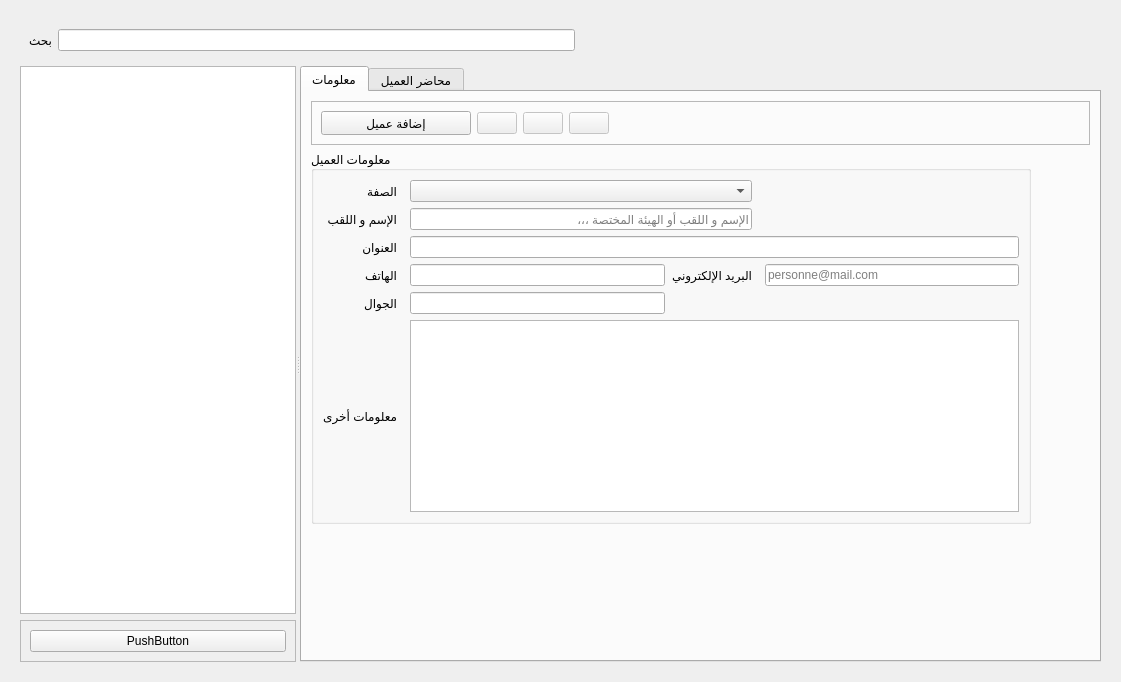
<?xml version="1.0" encoding="UTF-8"?>
<ui version="4.0">
 <class>page_clients</class>
 <widget class="QWidget" name="page_clients">
  <property name="geometry">
   <rect>
    <x>0</x>
    <y>0</y>
    <width>1121</width>
    <height>682</height>
   </rect>
  </property>
  <property name="windowTitle">
   <string>Form</string>
  </property>
  <layout class="QHBoxLayout" name="horizontalLayout">
   <item>
    <widget class="QWidget" name="widget_main" native="true">
     <property name="sizePolicy">
      <sizepolicy hsizetype="Expanding" vsizetype="Preferred">
       <horstretch>0</horstretch>
       <verstretch>0</verstretch>
      </sizepolicy>
     </property>
     <layout class="QVBoxLayout" name="verticalLayout_2">
      <property name="spacing">
       <number>0</number>
      </property>
      <property name="leftMargin">
       <number>0</number>
      </property>
      <property name="topMargin">
       <number>0</number>
      </property>
      <property name="rightMargin">
       <number>0</number>
      </property>
      <property name="bottomMargin">
       <number>0</number>
      </property>
      <item>
       <widget class="QWidget" name="widget" native="true">
        <property name="sizePolicy">
         <sizepolicy hsizetype="Expanding" vsizetype="Preferred">
          <horstretch>0</horstretch>
          <verstretch>0</verstretch>
         </sizepolicy>
        </property>
        <layout class="QVBoxLayout" name="verticalLayout_3">
         <item>
          <widget class="QWidget" name="widget_header" native="true">
           <property name="sizePolicy">
            <sizepolicy hsizetype="Preferred" vsizetype="Fixed">
             <horstretch>0</horstretch>
             <verstretch>0</verstretch>
            </sizepolicy>
           </property>
           <layout class="QHBoxLayout" name="horizontalLayout_2">
            <item>
             <widget class="QLabel" name="label">
              <property name="text">
               <string>بحث</string>
              </property>
             </widget>
            </item>
            <item>
             <widget class="QLineEdit" name="le_find">
              <property name="placeholderText">
               <string/>
              </property>
              <property name="clearButtonEnabled">
               <bool>true</bool>
              </property>
             </widget>
            </item>
            <item>
             <spacer name="horizontalSpacer_2">
              <property name="orientation">
               <enum>Qt::Orientation::Horizontal</enum>
              </property>
              <property name="sizeHint" stdset="0">
               <size>
                <width>40</width>
                <height>20</height>
               </size>
              </property>
             </spacer>
            </item>
           </layout>
          </widget>
         </item>
         <item>
          <widget class="QSplitter" name="splitter">
           <property name="orientation">
            <enum>Qt::Orientation::Horizontal</enum>
           </property>
           <widget class="QWidget" name="">
            <layout class="QVBoxLayout" name="verticalLayout">
             <item>
              <widget class="QTableView" name="tableView_client">
               <property name="editTriggers">
                <set>QAbstractItemView::EditTrigger::NoEditTriggers</set>
               </property>
               <property name="alternatingRowColors">
                <bool>true</bool>
               </property>
               <property name="selectionMode">
                <enum>QAbstractItemView::SelectionMode::SingleSelection</enum>
               </property>
               <property name="selectionBehavior">
                <enum>QAbstractItemView::SelectionBehavior::SelectRows</enum>
               </property>
               <property name="sortingEnabled">
                <bool>true</bool>
               </property>
              </widget>
             </item>
             <item>
              <widget class="QFrame" name="frame">
               <property name="frameShape">
                <enum>QFrame::Shape::StyledPanel</enum>
               </property>
               <property name="frameShadow">
                <enum>QFrame::Shadow::Raised</enum>
               </property>
               <layout class="QHBoxLayout" name="horizontalLayout_3">
                <item>
                 <widget class="QPushButton" name="pushButton">
                  <property name="text">
                   <string>PushButton</string>
                  </property>
                 </widget>
                </item>
               </layout>
              </widget>
             </item>
            </layout>
           </widget>
           <widget class="QTabWidget" name="tabWidget">
            <property name="currentIndex">
             <number>0</number>
            </property>
            <widget class="QWidget" name="tab_client">
             <attribute name="title">
              <string>معلومات</string>
             </attribute>
             <layout class="QVBoxLayout" name="verticalLayout_4">
              <item>
               <widget class="QFrame" name="frame_3">
                <property name="frameShape">
                 <enum>QFrame::Shape::StyledPanel</enum>
                </property>
                <property name="frameShadow">
                 <enum>QFrame::Shadow::Raised</enum>
                </property>
                <layout class="QHBoxLayout" name="horizontalLayout_11">
                 <item>
                  <widget class="QPushButton" name="pb_add">
                   <property name="minimumSize">
                    <size>
                     <width>150</width>
                     <height>24</height>
                    </size>
                   </property>
                   <property name="maximumSize">
                    <size>
                     <width>300</width>
                     <height>32</height>
                    </size>
                   </property>
                   <property name="styleSheet">
                    <string notr="true"/>
                   </property>
                   <property name="text">
                    <string>إضافة عميل</string>
                   </property>
                   <property name="icon">
                    <iconset resource="ui.resources.qrc">
                     <normaloff>:/icons/icons/add_white.svg</normaloff>:/icons/icons/add_white.svg</iconset>
                   </property>
                   <property name="iconSize">
                    <size>
                     <width>16</width>
                     <height>16</height>
                    </size>
                   </property>
                  </widget>
                 </item>
                 <item>
                  <widget class="QPushButton" name="pb_save">
                   <property name="enabled">
                    <bool>false</bool>
                   </property>
                   <property name="text">
                    <string/>
                   </property>
                   <property name="icon">
                    <iconset resource="ui.resources.qrc">
                     <normaloff>:/icons/icons/save.png</normaloff>:/icons/icons/save.png</iconset>
                   </property>
                   <property name="iconSize">
                    <size>
                     <width>24</width>
                     <height>24</height>
                    </size>
                   </property>
                   <property name="autoDefault">
                    <bool>true</bool>
                   </property>
                   <property name="flat">
                    <bool>false</bool>
                   </property>
                  </widget>
                 </item>
                 <item>
                  <widget class="QPushButton" name="pb_edit">
                   <property name="enabled">
                    <bool>false</bool>
                   </property>
                   <property name="text">
                    <string/>
                   </property>
                   <property name="icon">
                    <iconset resource="ui.resources.qrc">
                     <normaloff>:/icons/icons/edit.svg</normaloff>:/icons/icons/edit.svg</iconset>
                   </property>
                   <property name="iconSize">
                    <size>
                     <width>24</width>
                     <height>24</height>
                    </size>
                   </property>
                   <property name="flat">
                    <bool>false</bool>
                   </property>
                  </widget>
                 </item>
                 <item>
                  <widget class="QPushButton" name="pb_delete">
                   <property name="enabled">
                    <bool>false</bool>
                   </property>
                   <property name="text">
                    <string/>
                   </property>
                   <property name="icon">
                    <iconset resource="ui.resources.qrc">
                     <normaloff>:/icons/icons/trash.svg</normaloff>:/icons/icons/trash.svg</iconset>
                   </property>
                   <property name="iconSize">
                    <size>
                     <width>24</width>
                     <height>24</height>
                    </size>
                   </property>
                   <property name="autoDefault">
                    <bool>true</bool>
                   </property>
                   <property name="flat">
                    <bool>false</bool>
                   </property>
                  </widget>
                 </item>
                 <item>
                  <spacer name="horizontalSpacer">
                   <property name="orientation">
                    <enum>Qt::Orientation::Horizontal</enum>
                   </property>
                   <property name="sizeHint" stdset="0">
                    <size>
                     <width>40</width>
                     <height>20</height>
                    </size>
                   </property>
                  </spacer>
                 </item>
                </layout>
               </widget>
              </item>
              <item>
               <widget class="QGroupBox" name="groupBox_2">
                <property name="sizePolicy">
                 <sizepolicy hsizetype="Fixed" vsizetype="Preferred">
                  <horstretch>0</horstretch>
                  <verstretch>0</verstretch>
                 </sizepolicy>
                </property>
                <property name="minimumSize">
                 <size>
                  <width>720</width>
                  <height>0</height>
                 </size>
                </property>
                <property name="maximumSize">
                 <size>
                  <width>720</width>
                  <height>16777215</height>
                 </size>
                </property>
                <property name="title">
                 <string>معلومات العميل</string>
                </property>
                <layout class="QGridLayout" name="gridLayout">
                 <item row="2" column="0">
                  <widget class="QLabel" name="label_11">
                   <property name="text">
                    <string>العنوان</string>
                   </property>
                  </widget>
                 </item>
                 <item row="4" column="1">
                  <layout class="QHBoxLayout" name="horizontalLayout_7">
                   <property name="spacing">
                    <number>0</number>
                   </property>
                   <item>
                    <widget class="QLabel" name="error_mobile">
                     <property name="text">
                      <string/>
                     </property>
                    </widget>
                   </item>
                   <item>
                    <widget class="QLineEdit" name="le_mobile">
                     <property name="inputMask">
                      <string>9999 99 99 99</string>
                     </property>
                     <property name="placeholderText">
                      <string>9999 99 99 99</string>
                     </property>
                    </widget>
                   </item>
                  </layout>
                 </item>
                 <item row="0" column="1" colspan="2">
                  <layout class="QHBoxLayout" name="horizontalLayout_4">
                   <property name="spacing">
                    <number>0</number>
                   </property>
                   <item>
                    <widget class="QLabel" name="error_legal_status">
                     <property name="text">
                      <string/>
                     </property>
                    </widget>
                   </item>
                   <item>
                    <widget class="QComboBox" name="cb_legal_status">
                     <property name="sizePolicy">
                      <sizepolicy hsizetype="Expanding" vsizetype="Fixed">
                       <horstretch>0</horstretch>
                       <verstretch>0</verstretch>
                      </sizepolicy>
                     </property>
                     <property name="placeholderText">
                      <string>تحـديد الصفة ،،،</string>
                     </property>
                    </widget>
                   </item>
                  </layout>
                 </item>
                 <item row="7" column="0">
                  <widget class="QLabel" name="label_9">
                   <property name="text">
                    <string>معلومات أخرى</string>
                   </property>
                  </widget>
                 </item>
                 <item row="1" column="1" colspan="2">
                  <layout class="QHBoxLayout" name="horizontalLayout_5">
                   <property name="spacing">
                    <number>0</number>
                   </property>
                   <item>
                    <widget class="QLabel" name="error_full_name">
                     <property name="text">
                      <string/>
                     </property>
                    </widget>
                   </item>
                   <item>
                    <widget class="QLineEdit" name="le_full_name">
                     <property name="placeholderText">
                      <string>الإسم و اللقب أو الهيئة المختصة ،،،</string>
                     </property>
                    </widget>
                   </item>
                  </layout>
                 </item>
                 <item row="0" column="0">
                  <widget class="QLabel" name="label_12">
                   <property name="text">
                    <string>الصفة</string>
                   </property>
                  </widget>
                 </item>
                 <item row="3" column="2">
                  <widget class="QLabel" name="label_10">
                   <property name="text">
                    <string>البريد الإلكتروني</string>
                   </property>
                  </widget>
                 </item>
                 <item row="1" column="0">
                  <widget class="QLabel" name="label_15">
                   <property name="text">
                    <string>الإسم و اللقب</string>
                   </property>
                  </widget>
                 </item>
                 <item row="4" column="0">
                  <widget class="QLabel" name="label_14">
                   <property name="text">
                    <string>الجوال</string>
                   </property>
                  </widget>
                 </item>
                 <item row="3" column="1">
                  <layout class="QHBoxLayout" name="horizontalLayout_8">
                   <property name="spacing">
                    <number>0</number>
                   </property>
                   <item>
                    <widget class="QLabel" name="error_phone">
                     <property name="text">
                      <string/>
                     </property>
                    </widget>
                   </item>
                   <item>
                    <widget class="QLineEdit" name="le_phone">
                     <property name="inputMask">
                      <string>999 99 99 99</string>
                     </property>
                     <property name="placeholderText">
                      <string>xxx xx xx xx</string>
                     </property>
                    </widget>
                   </item>
                  </layout>
                 </item>
                 <item row="3" column="0">
                  <widget class="QLabel" name="label_13">
                   <property name="text">
                    <string>الهاتف</string>
                   </property>
                  </widget>
                 </item>
                 <item row="3" column="3">
                  <layout class="QHBoxLayout" name="horizontalLayout_9">
                   <property name="spacing">
                    <number>0</number>
                   </property>
                   <item>
                    <widget class="QLabel" name="error_mail">
                     <property name="text">
                      <string/>
                     </property>
                    </widget>
                   </item>
                   <item>
                    <widget class="QLineEdit" name="le_mail">
                     <property name="text">
                      <string/>
                     </property>
                     <property name="maxLength">
                      <number>32767</number>
                     </property>
                     <property name="placeholderText">
                      <string>personne@mail.com</string>
                     </property>
                    </widget>
                   </item>
                  </layout>
                 </item>
                 <item row="2" column="1" colspan="3">
                  <layout class="QHBoxLayout" name="horizontalLayout_6">
                   <property name="spacing">
                    <number>0</number>
                   </property>
                   <item>
                    <widget class="QLabel" name="error_address">
                     <property name="text">
                      <string/>
                     </property>
                    </widget>
                   </item>
                   <item>
                    <widget class="QLineEdit" name="le_address"/>
                   </item>
                  </layout>
                 </item>
                 <item row="7" column="1" colspan="3">
                  <layout class="QHBoxLayout" name="horizontalLayout_10">
                   <property name="spacing">
                    <number>0</number>
                   </property>
                   <item>
                    <widget class="QLabel" name="label_8">
                     <property name="text">
                      <string/>
                     </property>
                    </widget>
                   </item>
                   <item>
                    <widget class="QTextEdit" name="txe_notes">
                     <property name="sizePolicy">
                      <sizepolicy hsizetype="Expanding" vsizetype="Expanding">
                       <horstretch>0</horstretch>
                       <verstretch>0</verstretch>
                      </sizepolicy>
                     </property>
                    </widget>
                   </item>
                  </layout>
                 </item>
                </layout>
               </widget>
              </item>
              <item>
               <spacer name="verticalSpacer">
                <property name="orientation">
                 <enum>Qt::Orientation::Vertical</enum>
                </property>
                <property name="sizeHint" stdset="0">
                 <size>
                  <width>20</width>
                  <height>40</height>
                 </size>
                </property>
               </spacer>
              </item>
             </layout>
            </widget>
            <widget class="QWidget" name="tab_dossiers">
             <attribute name="title">
              <string>محاضر العميل</string>
             </attribute>
            </widget>
           </widget>
          </widget>
         </item>
        </layout>
       </widget>
      </item>
     </layout>
    </widget>
   </item>
  </layout>
 </widget>
 <resources>
  <include location="ui.resources.qrc"/>
 </resources>
 <connections/>
</ui>
